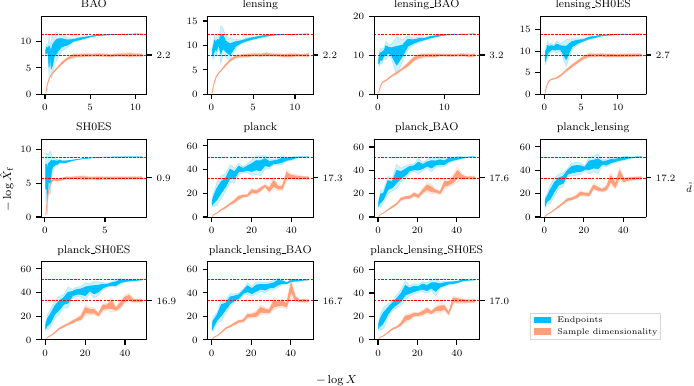

Python code for this plot:
import numpy as np
import matplotlib.pyplot as plt

from aeons.utils import *
from aeons.plotting import *

figsettings()
fig, axs = plt.subplots(3, 4, figsize=(7, 4))
axs = axs.flatten()
fig.delaxes(axs[-1])
for i, chain in enumerate(lcdm_chains):
    ax = axs[i]
    axd = ax.twinx()
    name, samples = get_samples(chain)
    iterations, logXfs, logXfs_std, true_endpoint = read_from_txt(f"{aeons_dir}/data/predictions/dG_range/02_{chain}.txt")
    iterations_dG, d_Gs, d_Gs_std = read_from_txt(f'{aeons_dir}/data/predictions/lcdm/dG/{chain}_dG.txt')
    logXf_true = samples.logX().iloc[int(true_endpoint[0])]
    logXs = samples.logX().iloc[iterations]
    plot_std(-logXs, -logXfs, logXfs_std, -logXf_true, ylim=(0, 1.3), ax=ax)
    plot_std(-logXs, d_Gs, d_Gs_std, d_Gs[-1], ylim=(0, 2), ax=axd, color='lightsalmon')
    axd.set_yticks([d_Gs[-1]], [f'{d_Gs[-1]:.1f}'])
    axs[i].set_title(name, fontsize=8)
# Make legend with custom patches
from matplotlib.patches import Patch
lines = [Patch(color='deepskyblue', label='Endpoints'), Patch(color='lightsalmon', label='Sample dimensionality')]
fig.legend(handles=lines, ncol=1, fontsize=6, bbox_to_anchor=(0.97, 0.2))
fig.tight_layout()
fig.supxlabel('$-\\log X$')
fig.supylabel('$-\\log \hat{X}_\mathrm{f}$', x=0.02)
# Another ylabel on the right
fig.text(1, 0.5, '$\\tilde{d}$', va='center')
fig.tight_layout()
fig.savefig('lcdm_predictions.pdf', pad_inches=0, bbox_inches='tight')
